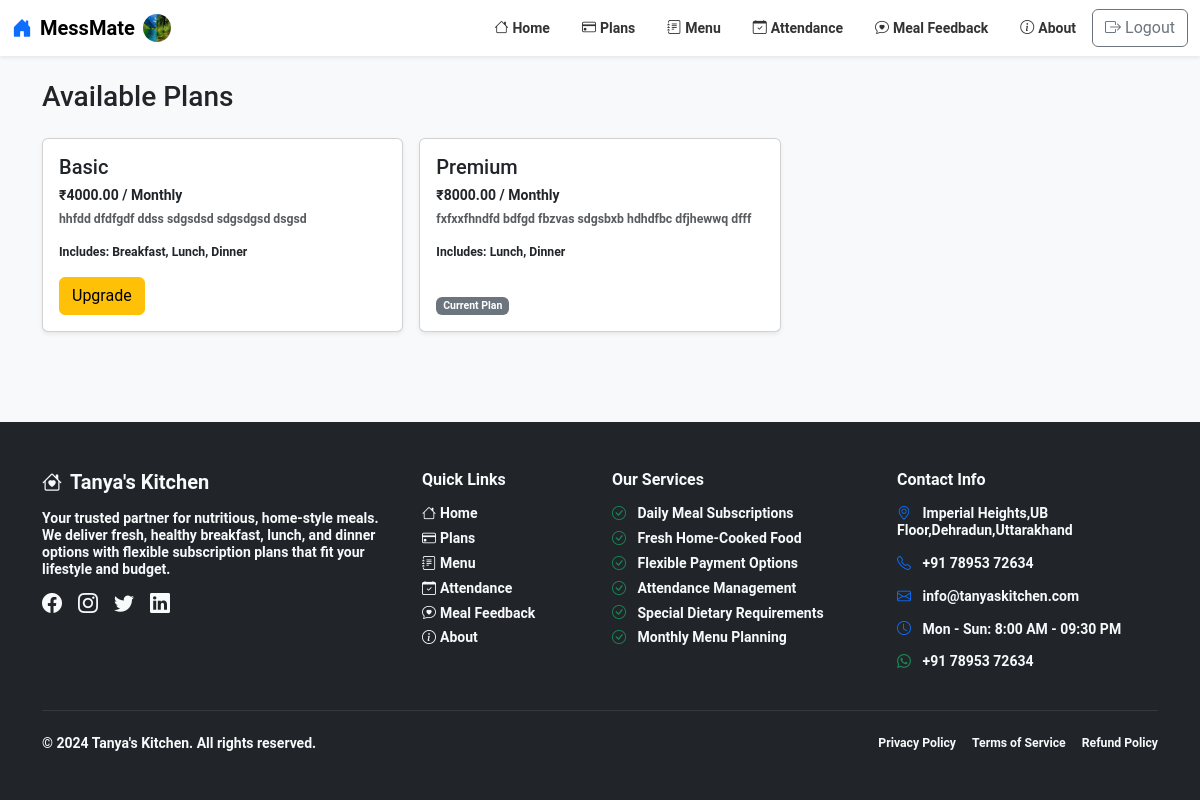
The app's page /plans/ (signed in) with its own data.
### messmetapp/models.py (models this page shows, shortened)
class User(AbstractUser):
    full_name = models.CharField(max_length=150, blank=True, null=True)
    mobile_no = models.CharField(
        max_length=15,
        validators=[RegexValidator(r"^[0-9+\-()\s]{8,15}$", "Enter a valid phone number.")],
        unique=True,
        blank=True,
        null=True,
    )
    profile_image = models.ImageField(upload_to="profiles/", blank=True, null=True)
    HOSTEL_STATUS_HOSTELLER = "hosteller"
    HOSTEL_STATUS_NON_HOSTELLER = "non_hosteller"
    HOSTEL_STATUS_CHOICES = [
        (HOSTEL_STATUS_HOSTELLER, "Hosteller"),
        (HOSTEL_STATUS_NON_HOSTELLER, "Non-Hosteller"),
    ]
    hostel_status = models.CharField(
        max_length=20,
        choices=HOSTEL_STATUS_CHOICES,
        default=HOSTEL_STATUS_NON_HOSTELLER,
    )

class SubscriptionPlan(models.Model):
    BILLING_PERIOD_CHOICES = [
        ("monthly", "Monthly"),
        ("quarterly", "Quarterly"),
        ("yearly", "Yearly"),
    ]
    MEAL_BREAKFAST = "breakfast"
    MEAL_LUNCH = "lunch"
    MEAL_DINNER = "dinner"
    MEAL_CHOICES = [
        (MEAL_BREAKFAST, "Breakfast"),
        (MEAL_LUNCH, "Lunch"),
        (MEAL_DINNER, "Dinner"),
    ]
    title = models.CharField(max_length=120)
    price = models.DecimalField(max_digits=10, decimal_places=2)
    billing_period = models.CharField(max_length=20, choices=BILLING_PERIOD_CHOICES, default="monthly")
    features = models.TextField(blank=True)
    included_meals = models.JSONField(default=list)  # list of meal strings from MEAL_CHOICES
    is_active = models.BooleanField(default=True)

### messmetapp/views.py (the view, shortened to what this page needs)
# urls.py: path('plans/', views.plans_list, name='plans_list'),
@require_http_methods(["GET", "POST"])
def plans_list(request):
    if request.user.is_staff:
        return redirect('dashboard')
    if request.user.is_staff:
        plans = SubscriptionPlan.objects.all().order_by('-is_active', 'title')
    else:
        plans = SubscriptionPlan.objects.filter(is_active=True).order_by('title')
    active_sub = None
    if request.user.is_authenticated and not request.user.is_staff:
        active_sub = (
            UserSubscription.objects.filter(user=request.user, active=True)
            .order_by('-created_at')
            .first()
        )
    return render(request, 'plans.html', {"plans": plans, "active_sub": active_sub})

### templates/plans.html (shortened to what this page needs)
{% extends 'base.html' %}
{% block content %}
<div class="d-flex justify-content-between align-items-center mb-4">
  <h3 class="mb-0">Available Plans</h3>
</div>
<div class="row g-3">
  {% for p in plans %}
  <div class="col-md-4">
    <div class="card shadow-sm h-100">
      <div class="card-body d-flex flex-column">
        <h5 class="card-title">{{ p.title }}</h5>
        <div class="mb-2">₹{{ p.price }} / {{ p.billing_period|title }}</div>
        {% if p.features %}<div class="text-muted small mb-3">{{ p.features }}</div>{% endif %}
        <div class="small mb-3">Includes: {{ p.included_meals|join:", "|title }}</div>
        <div class="d-flex gap-2 mt-auto">
          {% if active_sub and active_sub.plan.id == p.id %}
            <span class="badge bg-secondary align-self-center">Current Plan</span>
          {% elif active_sub %}
            <a class="btn btn-warning" href="/plans/{{ p.id }}/buy/">Upgrade</a>
          {% else %}
            <a class="btn btn-primary" href="/plans/{{ p.id }}/buy/">Buy</a>
          {% endif %}
        </div>
      </div>
    </div>
  </div>
  {% endfor %}
</div>
{% endblock %}

### templates/base.html (shortened to what this page needs)
<!DOCTYPE html>
<html lang="en">
<head>
    <link href="https://cdn.jsdelivr.net/npm/bootstrap@5.3.3/dist/css/bootstrap.min.css" rel="stylesheet">
    <link rel="stylesheet" href="https://cdn.jsdelivr.net/npm/bootstrap-icons@1.11.3/font/bootstrap-icons.min.css">
    <link rel="stylesheet" href="https://cdn.jsdelivr.net/npm/swiper@11/swiper-bundle.min.css" />
    {% load static %}
</head>
<body style="background-color: #f8f9fa;">
    <nav class="navbar navbar-expand-lg navbar-light bg-white shadow-sm">
        <div class="container-fluid">
            <a class="navbar-brand fw-bold d-flex align-items-center gap-2" href="/">
                <i class="bi bi-house-door-fill text-primary"></i>
                MessMate
                {% if user.is_authenticated and user.profile_image %}
                    <img src="{{ user.profile_image.url }}" alt="avatar" class="rounded-circle" style="width:28px;height:28px;object-fit:cover;">
                {% endif %}
            </a>
            <div class="collapse navbar-collapse" id="navbarNav">
                <ul class="navbar-nav ms-auto">
                    <li class="nav-item">
                        <a class="nav-link d-flex align-items-center" href="/">
                            <i class="bi bi-house me-1"></i>Home
                        </a>
                    </li>
                    {% if not user.is_staff %}
                    <li class="nav-item">
                        <a class="nav-link d-flex align-items-center" href="/plans/">
                            <i class="bi bi-credit-card me-1"></i>Plans
                        </a>
                    </li>
                    {% endif %}
                    <li class="nav-item">
                        <a class="nav-link d-flex align-items-center" href="/menu/">
                            <i class="bi bi-journal-text me-1"></i>Menu
                        </a>
                    </li>
                    {% if user.is_authenticated and not user.is_staff %}
                    <li class="nav-item">
                        <a class="nav-link d-flex align-items-center" href="/attendance/">
                            <i class="bi bi-calendar-check me-1"></i>Attendance
                        </a>
                    </li>
                    <li class="nav-item">
                        <a class="nav-link d-flex align-items-center" href="/meal-feedback/">
                            <i class="bi bi-chat-heart me-1"></i>Meal Feedback
                        </a>
                    </li>
                    {% endif %}
                    <li class="nav-item">
                        <a class="nav-link d-flex align-items-center" href="/about/">
                            <i class="bi bi-info-circle me-1"></i>About
                        </a>
                    </li>
                </ul>
                <ul class="navbar-nav">
                    {% if user.is_authenticated %}
                        <li class="nav-item">
                            <a class="btn btn-outline-secondary d-flex align-items-center" href="/logout/">
                                <i class="bi bi-box-arrow-right me-1"></i>Logout
                            </a>
                        </li>
                    {% endif %}
                </ul>
            </div>
        </div>
    </nav>
    <main class="container py-4">
        {% block content %}{% endblock %}
    </main>
    <footer class="bg-dark text-light py-5 mt-5">
        <div class="container">
            <div class="row g-4">
                <div class="col-lg-4 col-md-6">
                    <h5 class="fw-bold mb-3">
                        <i class="bi bi-house-heart me-2"></i>Tanya's Kitchen
                    </h5>
                    <p class="text-light mb-3">
                        Your trusted partner for nutritious, home-style meals. We deliver fresh,
                        healthy breakfast, lunch, and dinner options with flexible subscription plans
                        that fit your lifestyle and budget.
                    </p>
                    <div class="d-flex gap-3">
                        <a href="https://facebook.com/tanyaskitchen" class="text-light" target="_blank" title="Follow us on Facebook">
                            <i class="bi bi-facebook fs-5"></i>
                        </a>
                        <a href="https://instagram.com/tanyaskitchen" class="text-light" target="_blank" title="Follow us on Instagram">
                            <i class="bi bi-instagram fs-5"></i>
                        </a>
                        <a href="https://twitter.com/tanyaskitchen" class="text-light" target="_blank" title="Follow us on Twitter">
                            <i class="bi bi-twitter fs-5"></i>
                        </a>
                        <a href="https://linkedin.com/company/tanyaskitchen" class="text-light" target="_blank" title="Connect with us on LinkedIn">
                            <i class="bi bi-linkedin fs-5"></i>
                        </a>
                    </div>
                </div>
                <div class="col-lg-2 col-md-6">
                    <h6 class="fw-bold mb-3">Quick Links</h6>
                    <ul class="list-unstyled">
                        <li class="mb-2">
                            <a href="/" class="text-light text-decoration-none">
                                <i class="bi bi-house me-1"></i>Home
                            </a>
                        </li>
                        {% if not user.is_staff %}
                        <li class="mb-2">
                            <a href="/plans/" class="text-light text-decoration-none">
                                <i class="bi bi-credit-card me-1"></i>Plans
                            </a>
                        </li>
                        {% endif %}
                        <li class="mb-2">
                            <a href="/menu/" class="text-light text-decoration-none">
                                <i class="bi bi-journal-text me-1"></i>Menu
                            </a>
                        </li>
                        {% if user.is_authenticated and not user.is_staff %}
                        <li class="mb-2">
                            <a href="/attendance/" class="text-light text-decoration-none">
                                <i class="bi bi-calendar-check me-1"></i>Attendance
                            </a>
                        </li>
                        <li class="mb-2">
                            <a href="/meal-feedback/" class="text-light text-decoration-none">
                                <i class="bi bi-chat-heart me-1"></i>Meal Feedback
                            </a>
                        </li>
                        {% endif %}
                        <li class="mb-2">
                            <a href="/about/" class="text-light text-decoration-none">
                                <i class="bi bi-info-circle me-1"></i>About
                            </a>
                        </li>
                    </ul>
                </div>
                <div class="col-lg-3 col-md-6">
                    <h6 class="fw-bold mb-3">Our Services</h6>
                    <ul class="list-unstyled">
                        <li class="mb-2">
                            <i class="bi bi-check-circle text-success me-2"></i>
                            <span class="text-light">Daily Meal Subscriptions</span>
                        </li>
                        <li class="mb-2">
                            <i class="bi bi-check-circle text-success me-2"></i>
                            <span class="text-light">Fresh Home-Cooked Food</span>
                        </li>
                        <li class="mb-2">
                            <i class="bi bi-check-circle text-success me-2"></i>
                            <span class="text-light">Flexible Payment Options</span>
                        </li>
                        <li class="mb-2">
                            <i class="bi bi-check-circle text-success me-2"></i>
                            <span class="text-light">Attendance Management</span>
                        </li>
                        <li class="mb-2">
                            <i class="bi bi-check-circle text-success me-2"></i>
                            <span class="text-light">Special Dietary Requirements</span>
                        </li>
                        <li class="mb-2">
                            <i class="bi bi-check-circle text-success me-2"></i>
                            <span class="text-light">Monthly Menu Planning</span>
                        </li>
                    </ul>
                </div>
                <div class="col-lg-3 col-md-6">
                    <h6 class="fw-bold mb-3">Contact Info</h6>
                    <div class="mb-3">
                        <i class="bi bi-geo-alt text-primary me-2"></i>
                        <span class="text-light">Imperial Heights,UB Floor,Dehradun,Uttarakhand</span>
                    </div>
                    <div class="mb-3">
                        <i class="bi bi-telephone text-primary me-2"></i>
                        <span class="text-light">+91 78953 72634</span>
                    </div>
                    <div class="mb-3">
                        <i class="bi bi-envelope text-primary me-2"></i>
                        <span class="text-light">info@tanyaskitchen.com</span>
                    </div>
                    <div class="mb-3">
                        <i class="bi bi-clock text-primary me-2"></i>
                        <span class="text-light">Mon - Sun: 8:00 AM - 09:30 PM</span>
                    </div>
                    <div class="mb-3">
                        <i class="bi bi-whatsapp text-success me-2"></i>
                        <span class="text-light">+91 78953 72634</span>
                    </div>
                </div>
            </div>
            <hr class="my-4 border-secondary">
            <div class="row align-items-center">
                <div class="col-md-6">
                    <p class="text-light mb-0">
                        &copy; 2024 Tanya's Kitchen. All rights reserved.
                    </p>
                </div>
                <div class="col-md-6 text-md-end">
                    <div class="d-flex justify-content-md-end gap-3">
                        <a href="#" class="text-light text-decoration-none small">Privacy Policy</a>
                        <a href="#" class="text-light text-decoration-none small">Terms of Service</a>
                        <a href="#" class="text-light text-decoration-none small">Refund Policy</a>
                    </div>
                </div>
            </div>
        </div>
    </footer>
</body>
</html>

### templates/base.html (style rules this page uses)
body { font-family: Roboto, sans-serif; font-size: 14px; font-weight: 600; line-height: 16.8px; min-height: 100vh; display: flex; flex-direction: column; }
main { flex: 1; padding-top: 2rem; padding-bottom: 2rem; }
.navbar .btn { padding: .375rem .75rem; }
.navbar { position: sticky; top: 0; z-index: 1030; min-height: 56px; }
.navbar .navbar-nav { display: flex !important; flex-direction: row !important; align-items: center !important; list-style: none !important; margin: 0 !important; padding: 0 !important; }
.navbar .navbar-nav .nav-item { display: block !important; margin: 0 !important; }
.navbar .navbar-nav .nav-link { display: flex !important; align-items: center !important; padding: 0.5rem 1rem !important; color: #333 !important; text-decoration: none !important; background: none !important; border: none !important; white-space: nowrap !important; }
.navbar .navbar-collapse { display: flex !important; justify-content: space-between !important; align-items: center !important; flex-grow: 1 !important; width: 100% !important; }
@media (min-width: 992px) { .navbar .navbar-collapse { justify-content: space-between !important; } }
@media (min-width: 992px) { .navbar .navbar-nav.ms-auto { margin-left: auto !important; margin-right: 0 !important; order: 1 !important; } }
@media (min-width: 992px) { .navbar .navbar-nav:not(.ms-auto) { margin-left: 0 !important; margin-right: 0 !important; order: 2 !important; } }
.navbar * { box-sizing: border-box !important; }
.navbar .navbar-collapse .navbar-nav { visibility: visible !important; opacity: 1 !important; display: flex !important; }
.navbar .navbar-collapse .navbar-nav .nav-item { visibility: visible !important; opacity: 1 !important; display: block !important; }
.navbar .navbar-collapse .navbar-nav .nav-link { visibility: visible !important; opacity: 1 !important; display: flex !important; }
.navbar .navbar-collapse { display: flex !important; }

### records on screen
User: profile_image (picture)
SubscriptionPlan: title "Basic", price "4000.00", billing_period "Monthly", features "hhfdd dfdfgdf ddss sdgsdsd sdgsdgsd dsgsd", included_meals "Breakfast, Lunch, Dinner"
SubscriptionPlan: title "Premium", price "8000.00", billing_period "Monthly", features "fxfxxfhndfd bdfgd fbzvas sdgsbxb hdhdfbc dfjhewwq dfff", included_meals "Lunch, Dinner", shows "Current Plan"
